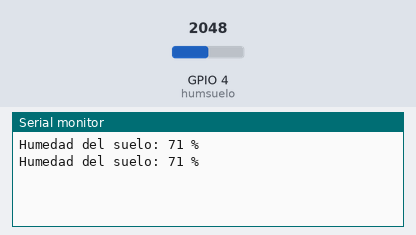
This sketch was run on a simulated ESP32. Shown: the last lines printed to the serial monitor. The test bench sets the inputs (shaded band); at power-on: GPIO 4 (humsuelo) = 2048.

Above: at 5.8 s.
5.9 s: GPIO 4 (humsuelo) set to 2866
At 10.6 s:
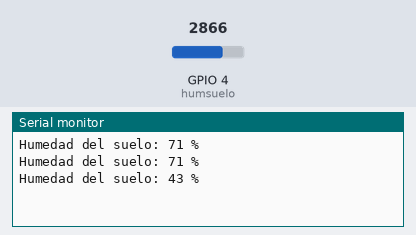
11.9 s: GPIO 4 (humsuelo) set to 3603
At 15.6 s:
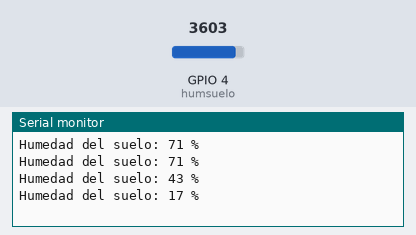
Timing chart, 0 to 17.1 s (numbered marks = the images above; inputs shaded):
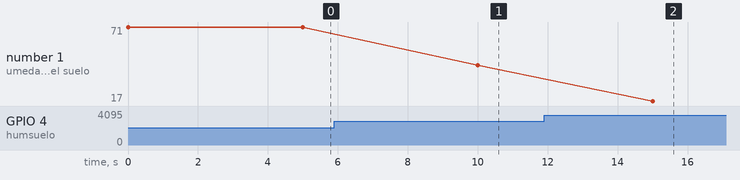

Measured:
- after the input at 5.9 s, the serial monitor: prints a new line after 4.1 s (image 1)
- after the input at 11.9 s, the serial monitor: prints a new line after 3.1 s (image 2)
- plotted number 1: 71 → 43 after the input at 5.9 s, 43 → 17 after the input at 11.9 s

The sketch:

esp32_suelo.ino
```cpp
// HW-080
const int humsuelo = 4;    // Lectura del sensor de humedad del suelo
int valHumsuelo;

void setup() {
  Serial.begin(115200);
  pinMode(humsuelo, INPUT);
}

void loop() {
  // Leer el valor analógico del sensor de humedad del suelo
  int humedadRaw = analogRead(humsuelo);

  // Calibrar los valores de lectura para el sensor (completamente seco y completamente húmedo)
  int humedadMin = 4095; // Actualiza este valor con la lectura mínima cuando el sensor esté completamente seco
  int humedadMax = 1250;    // Actualiza este valor con la lectura máxima cuando el sensor esté completamente húmedo

  // Mapear el valor de lectura a un rango de 0 a 100 (utilizando los valores calibrados)
  int humedadMapeada = map(humedadRaw, humedadMin, humedadMax, 0, 100);

  if (humedadMapeada > 100) {
    humedadMapeada = 100; // Establecer el valor en 100 si es mayor al límite máximo
  }

  Serial.print("Humedad del suelo: ");
  Serial.print(humedadMapeada);
  Serial.println(" %");

  delay(5000);
}
```
